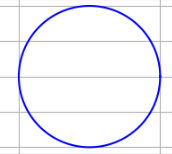
#> input picture imagenes de prueba/Circulo.png, 172 x 154 px
$ python -i extract_ecuation.py   (imports and definitions only)
#> lines starting #> are read from the running program, lines starting #| are printed output that depends on the picture; after the words box and inside, x2 and y2 are one past the last pixel; in counts of white or black regions, pixels touching at a corner belong together
import cv2
import numpy as np
from customtkinter import *
from complex_maps import *
from complex_shapes import *
from graficador import *

def capture_click(event, x, y, flags, param):
    """Función de callback que guarda las coordenadas de un clic izquierdo."""
    if event == cv2.EVENT_LBUTTONDOWN:
        if not param:
            print(f"Punto seleccionado en: ({x}, {y})")
            param.append((x, y))

def get_user_click(window_name, image, click_list):
    """Muestra una ventana, asigna el callback y espera por un clic del usuario."""
    cv2.namedWindow(window_name)
    cv2.setMouseCallback(window_name, capture_click, click_list)
    print(f"\nINSTRUCCIÓN: En la ventana '{window_name}', haz clic y luego presiona ESC.")

    while len(click_list) == 0:
        cv2.imshow(window_name, image)
        if cv2.waitKey(1) & 0xFF == 27:
            print("Operación cancelada por el usuario.")
            return False
    cv2.destroyAllWindows()
    return True

def detect_all_circles(image):
    """Busca TODOS los círculos en la imagen completa."""
    gray = cv2.cvtColor(image, cv2.COLOR_BGR2GRAY)
    blurred = cv2.medianBlur(gray, 7)

    # Los parámetros ajustables
    circles = cv2.HoughCircles(
        blurred, cv2.HOUGH_GRADIENT, dp=1.2, minDist=30,
        param1=100, param2=41, minRadius=15, maxRadius=150
    )

    found_circles = []
    if circles is not None:
        circles = np.uint16(np.around(circles))
        for pt in circles[0, :]:
            h, k, r = pt[0], pt[1], pt[2]
            found_circles.append((h, k, r))
    return found_circles

def detect_all_lines(image):
    """Busca TODAS las líneas en la imagen completa."""
    gray = cv2.cvtColor(image, cv2.COLOR_BGR2GRAY)
    edges = cv2.Canny(gray, 50, 150, apertureSize=3)

    # Los parámetros ajustables
    lines = cv2.HoughLinesP(edges, 1, np.pi/180, 100, minLineLength=120, maxLineGap=300)

    found_lines = []
    if lines is not None:
        for line in lines:
            x1, y1, x2, y2 = line[0]
            found_lines.append((x1, y1, x2, y2))
    return found_lines

def extraer(imagen):
    """Flujo principal del programa."""
    shape_points = []
    shape_names = []
    shape_equations = []
    img_original = imagen
    if img_original is None:
        print(f"Error: No se pudo cargar la imagen en '{imagen}'")
        return

    print("Analizando la imagen en busca de círculos y líneas...")

    # PASO 1: Detectar todas las figuras automáticamente
    detected_circles = detect_all_circles(img_original)
    detected_lines = detect_all_lines(img_original)

    if not detected_circles and not detected_lines:
        print("No se detectaron figuras en la imagen.")
        return

    # Dibujar todas las figuras encontradas y mostrar sus datos en píxeles
    img_with_shapes = img_original.copy()
    print("\n--- Figuras Encontradas en Coordenadas de Píxeles ---")

    if detected_circles:
        print(f"Se encontraron {len(detected_circles)} círculos:")
        for i, (h, k, r) in enumerate(detected_circles, 1):
            print(f"  Círculo #{i}: Centro=({h}, {k}), Radio={r}")
            cv2.circle(img_with_shapes, (h, k), r, (0, 255, 0), 2)
            cv2.putText(img_with_shapes, f"C{i}", (h - 10, k + 10), cv2.FONT_HERSHEY_SIMPLEX, 0.6, (0, 0, 255), 2)

    if detected_lines:
        print(f"Se encontraron {len(detected_lines)} líneas:")
        for i, (x1, y1, x2, y2) in enumerate(detected_lines, 1):
            print(f"  Línea #{i}: P1=({x1}, {y1}), P2=({x2}, {y2})")
            cv2.line(img_with_shapes, (x1, y1), (x2, y2), (255, 255, 0), 2)
            cv2.putText(img_with_shapes, f"L{i}", (x1, y1 - 10), cv2.FONT_HERSHEY_SIMPLEX, 0.6, (0, 0, 255), 2)

    # PASO 2: Obtener el nuevo origen del usuario
    new_origin_coords = []
    if not get_user_click("PASO FINAL: Clic en el NUEVO ORIGEN (0,0)", img_with_shapes, new_origin_coords):
        return

    origin_x_pix, origin_y_pix = new_origin_coords[0]

    # PASO 3: Transformar coordenadas para TODAS las figuras
    print("\n--- Resultados en tu Nuevo Plano Cartesiano ---")
    print(f"Origen definido en píxeles: ({origin_x_pix}, {origin_y_pix})")

    if detected_circles:
            for i, (h_pix, k_pix, r) in enumerate(detected_circles, 1):
                h_math = int(h_pix) - int(origin_x_pix)
                k_math = int(origin_y_pix) - int(k_pix)

                print(f"\n  Círculo #C{i}:")

                # Ecuación Cartesiana (la que ya teníamos)
                print(f"    Ecuación Cartesiana: (x - {h_math})^2 + (y - {k_math})^2 = {r**2}")


                # Formatear el número complejo z₀ = h + ki de forma legible
                if k_math == 0:
                    z0_str = f"{h_math}"

                elif k_math > 0:
                    z0_str = f"{h_math} + {k_math}j"
                else:
                    # k_math es negativo, así que no necesitamos un signo de más
                    z0_str = f"{h_math} - {-k_math}j"

                # Construir la ecuación final
                # Si el radio es 1, no es necesario mostrarlo (ej. e^iθ en lugar de 1*e^iθ)
                if r == 1:
                    print(f"    Ecuación Compleja: z = ({z0_str}) + e^(iθ)")
                else:
                    print(f"    Ecuación Compleja: z = ({z0_str}) + {r}*e^(iθ)")
                # ---------------------------------------------

                dist_sq = h_math**2 + k_math**2
                if abs(dist_sq - r**2) < r * 0.1:
                    print(" ✅ Pasa por el nuevo origen.")
                else:
                    print("❌ NO pasa por el nuevo origen.")


                center = complex(z0_str.replace(" ", "").replace(")", ""))
                print(f"Centro en forma compleja: {center}")

                shape_points.append(create_complex_circle(256, r=r, center= center))
                shape_names.append(f"Círculo #{i}")
                shape_equations.append(f"z=({z0_str}) + {r}*e^(iθ)")

    if detected_lines:
        for i, (x1_pix, y1_pix, x2_pix, y2_pix) in enumerate(detected_lines, 1):
            # 1. Transformar los puntos del pixel al plano matemático
            x1_math = int(x1_pix) - int(origin_x_pix)
            y1_math = int(origin_y_pix) - int(y1_pix)
            x2_math = int(x2_pix) - int(origin_x_pix)
            y2_math = int(origin_y_pix) - int(y2_pix)

            print(f"\n  Línea #L{i}:")

            # 2. Calcular los componentes de la ecuación paramétrica z(t) = z₀ + tw

            # z₀ es el punto de inicio
            z0 = complex(x1_math, y1_math)

            # w es el vector director (del punto 1 al punto 2)
            w_real = x2_math - x1_math
            w_imag = y2_math - y1_math
            w = complex(w_real, w_imag)

            # 3. Formatear las ecuaciones para imprimirlas de forma legible

            # Formato para z₀
            if z0.imag == 0:
                z0_str = f"{z0.real:.0f}"
            elif z0.imag > 0:
                z0_str = f"{z0.real:.0f} + {z0.imag:.0f}j"
            else:
                z0_str = f"{z0.real:.0f} - {-z0.imag:.0f}j"

            # Formato para w
            if w.imag == 0:
                w_str = f"{w.real:.0f}"
            elif w.imag > 0:
                w_str = f"{w.real:.0f} + {w.imag:.0f}j"
            else:
                w_str = f"{w.real:.0f} - {-w.imag:.0f}j"

            # Imprimir la nueva ecuación compleja
            print(f"    Ecuación Compleja: z(t) = ({z0_str}) + t*({w_str})")

            # 4. Generar los puntos y guardarlos para el mapeo
            # Asumimos que la función create_complex_line_parametric ya existe en complex_shapes.py
            shape_points.append(create_complex_line_parametric(z0, w))
            shape_names.append(f"Recta #{i}")
            shape_equations.append(f"z(t) = ({z0_str}) + t*({w_str})")

    output_dir = "complex_geometric_mappings"
    for shapes in shape_points:
        if shape_points is not None:
            shape_name = shape_names.pop(0)
            shape_equation = shape_equations.pop(0)
            print(f"\nFigura: {shape_name}")
            print(f"   Ecuación: {shape_equation}")
            plot_mappings_for_shape(shape_name, shapes, shape_equation, output_dir)
            print("\nProceso completado.")

>>> import cv2
>>> picture = cv2.imread('../imagenes de prueba/Circulo.png')
#> picture is the input picture: shape (154, 172, 3); mean B, G, R 251.7, 243.7, 243.7
>>> result = extraer(picture)
#> in detect_all_circles, `gray = cv2.cvtColor(image, cv2.COLOR_BGR2GRAY)`:
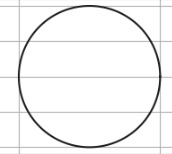
#> gray: shape (154, 172); min 29, max 255, mean 244.6
#> in detect_all_circles, `blurred = cv2.medianBlur(gray, 7)`:
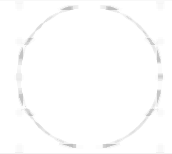
#> blurred: shape (154, 172); min 191, max 255, mean 253.2
#> in detect_all_circles, `circles = cv2.HoughCircles( blurred, cv2.HOUGH_GRADIENT, dp=1.2, minDi..`: circles = [[89.4, 76.2, 69.36]]
#> in detect_all_circles, `circles = np.uint16(np.around(circles))`: circles = [[89, 76, 69]]
#> the loop in detect_all_circles, `for pt in circles[0, :]:` made 1 pass
#> after the loop in detect_all_circles, `for pt in circles[0, :]:`: found_circles = [(89, 76, 69)]
#> in detect_all_lines, `edges = cv2.Canny(gray, 50, 150, apertureSize=3)`:
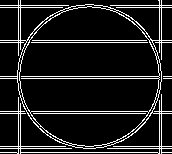
#> edges: shape (154, 172); 11.2% white in thin lines or dots
#> in detect_all_lines, `lines = cv2.HoughLinesP(edges, 1, np.pi/180, 100, minLineLength=120, m..`: lines = 15 rows, first 6: [0, 113, 171, 113], [0, 78, 171, 78], [0, 76, 171, 76], [0, 152, 171, 152], [0, 111, 171, 111], [0, 42, 171, 42]
#> the loop in detect_all_lines, `for line in lines:` made 15 passes
#> (x1, y1, x2, y2) on passes 1 to 12: (0, 113, 171, 113), (0, 78, 171, 78), (0, 76, 171, 76), (0, 152, 171, 152), (0, 111, 171, 111), (0, 42, 171, 42), (0, 5, 171, 5), (0, 40, 171, 40), (0, 7, 171, 7), (0, 148, 171, 148), (0, 146, 171, 146), (18, 153, 18, 0)
#> after the loop in detect_all_lines, `for line in lines:`: found_lines = 15 items, first 6: (0, 113, 171, 113), (0, 78, 171, 78), (0, 76, 171, 76), (0, 152, 171, 152), (0, 111, 171, 111), (0, 42, 171, 42)
#> in extraer, `detected_lines = detect_all_lines(img_original)`: detected_lines has the same summary as found_lines in detect_all_lines
#| Se encontraron 1 círculos:
#> the loop in extraer, `for i, (h, k, r) in enumerate(detected_circles, 1):` made 1 pass
#> (i, h, k, r) on pass 1: (1, 89, 76, 69)
#|   Círculo #1: Centro=(89, 76), Radio=69
#> after the loop in extraer, `for i, (h, k, r) in enumerate(detected_circles, 1):`:
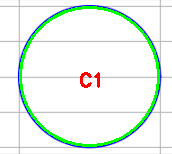
#> img_with_shapes: shape (154, 172, 3); 5.34% of pixels changed, all inside (x1, y1, x2, y2) = (19, 6, 160, 147)
#| Se encontraron 15 líneas:
#> the loop in extraer, `for i, (x1, y1, x2, y2) in enumerate(detected_lines, 1):` made 15 passes
#|   Línea #1: P1=(0, 113), P2=(171, 113)
#|   Línea #2: P1=(0, 78), P2=(171, 78)
#|   Línea #3: P1=(0, 76), P2=(171, 76)
#|   Línea #4: P1=(0, 152), P2=(171, 152)
#|   Línea #5: P1=(0, 111), P2=(171, 111)
#|   Línea #6: P1=(0, 42), P2=(171, 42)
#|   Línea #7: P1=(0, 5), P2=(171, 5)
#|   Línea #8: P1=(0, 40), P2=(171, 40)
#> (further printed lines are left out)
#> after the loop in extraer, `for i, (x1, y1, x2, y2) in enumerate(detected_lines, 1):`:
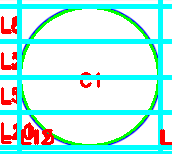
#> img_with_shapes: shape (154, 172, 3); mean B, G, R 233.8, 240, 185.5
#> (key Esc is pressed here)
